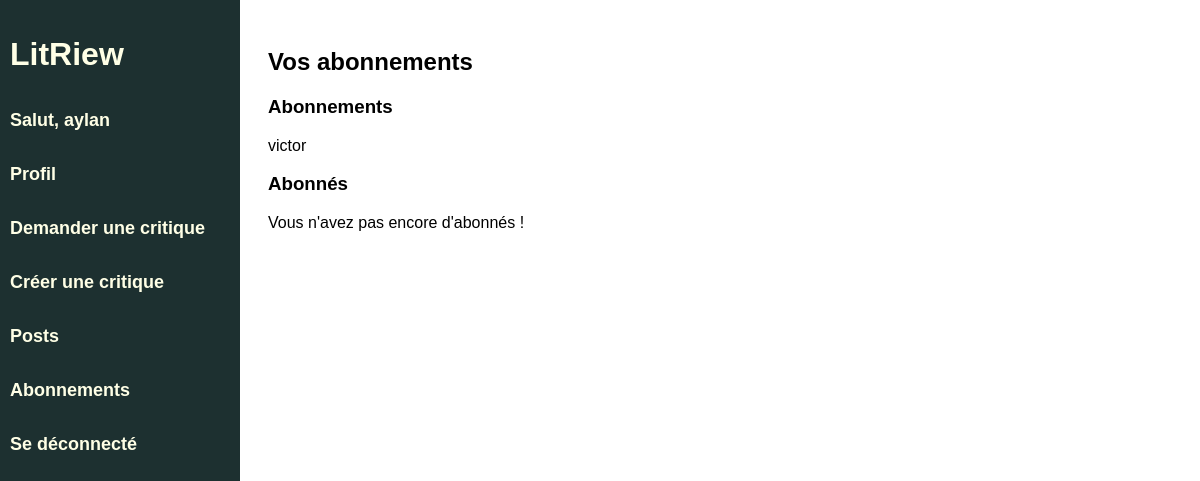
Page /subscriptions/ (signed in) on the earlier database version.
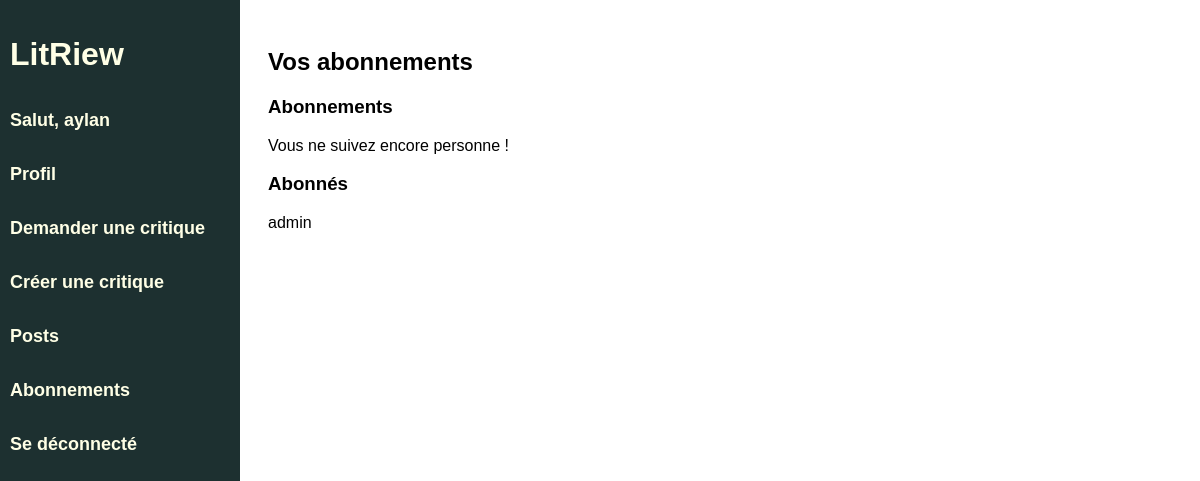
Same page on the later database version.
### subscriptions/models.py (models this page shows, shortened)
class UserFollows(models.Model):
    user = models.ForeignKey(to=settings.AUTH_USER_MODEL, on_delete=models.CASCADE, related_name='following')
    followed_user = models.ForeignKey(to=settings.AUTH_USER_MODEL, on_delete=models.CASCADE, related_name='followers')
    class Meta:
        constraints = [models.UniqueConstraint(fields=['user', 'followed_user'], name='unique_follow')]

### authentication/models.py (models this page shows, shortened)
class User(AbstractUser):
    bio = models.TextField(blank=True)
    follows = models.ManyToManyField('self',
                                     related_name="followed_by",
                                     symmetrical=False,
                                     blank=True)
    def __str__(self):
        return self.username

### subscriptions/views.py (the view)
# urls.py: path('subscriptions/', subscriptions.views.SubscriptionsView.as_view(), name='subscriptions'),
class SubscriptionsView(LoginRequiredMixin, View):
    template_name = 'subscriptions/subscriptions.html'
    def get(self, request):
        return render(request, self.template_name)

### subscriptions/templates/subscriptions/subscriptions.html (shortened to what this page needs)
{% extends 'base.html' %}
{% block content %}
    <h2>Vos abonnements</h2>
    <h3>Abonnements</h3>
        {% for follow in user.following.all %}
            {{ follow.followed_user.username }}
        {% empty %}
            <p>Vous ne suivez encore personne !</p>
        {% endfor %}
    <h3>Abonnés</h3>
    {% for follower in user.followers.all %}
        {{ follower.user.username }}
    {% empty %}
        <p>Vous n'avez pas encore d'abonnés !</p>
    {% endfor %}
{% endblock content %}

Differences in the rows shown:
removed UserFollows: followed_user.username "victor", shown under "Abonnements"
added UserFollows: user.username "admin", shown under "Abonnés"
Other differences:
text no longer shown: "Vous n'avez pas encore d'abonnés !"
text now shown: "Vous ne suivez encore personne !"
